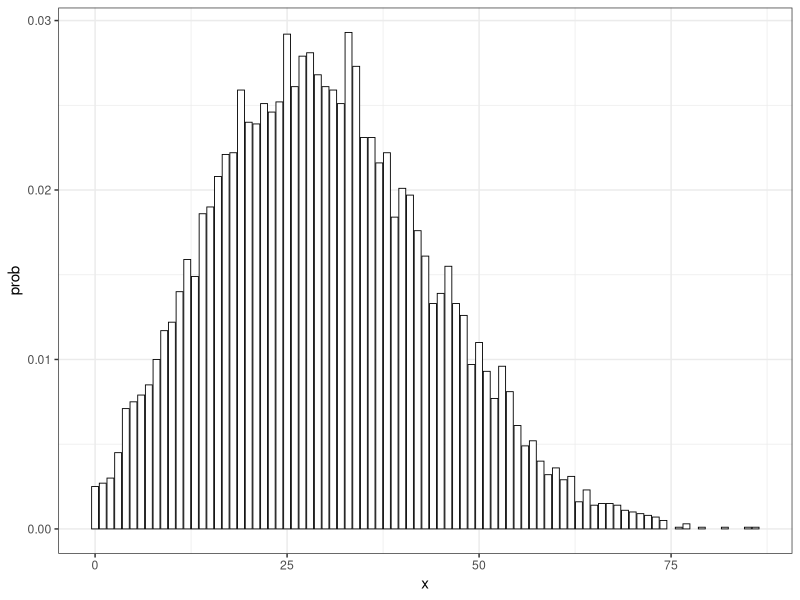
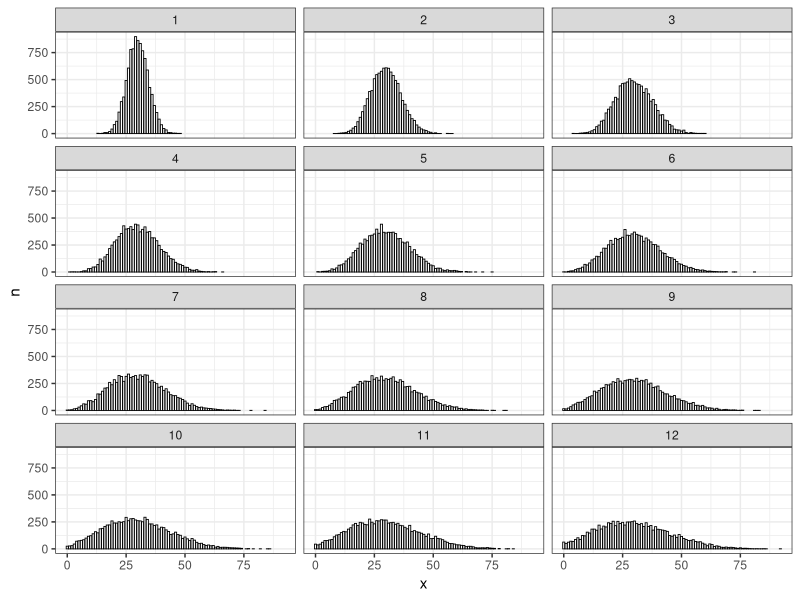
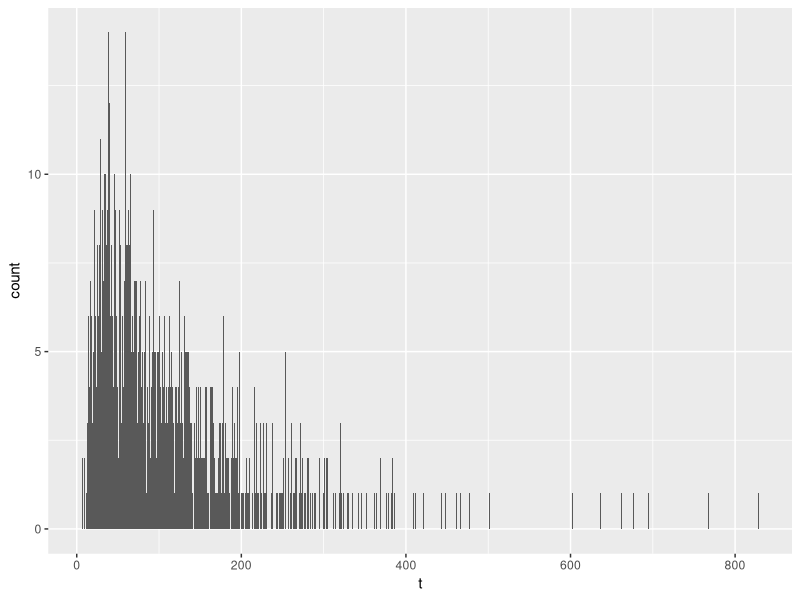

Here is the R script that generated these plots, in order:
## ---- chunk 1
library(tidyverse)
## ---- chunk 2
#' simulate R reps of a Wright-Fisher model of size N haploids for T generations from an initial allele count of X0
#'
#' Default values for the simulatiions are given as shown.
#'
#' @param R number of replicate simulations to do
#' @param N number of haploids, each generation, in the population
#' @param T number of generations of sampling to simulate
#' @param X0 the initial number of A alleles.  Must be <= N
WF <- function(
  R = 1000,
  N = 100,
  T = 20,
  X0 = 30
) {
  stopifnot(X0 <= N)
  
  lapply(1:R, function(r) { # cycling over the different replicates
    # initialize a vector to store the results
    x <- rep(NA, T)
    
    # get X1
    x[1] <- rbinom(n = 1, size = N, prob = X0 / N)
    
    # cycle over the remaining generations (for loop is slow but makes
    # it easier to read what is going on)
    for (t in 2:T) {
      x[t] <- rbinom(n = 1, size = N, prob = x[t - 1] / N)
    }
    
    # return a tibble of results
    tibble(
      rep = r,
      t = 1:T,
      x = x
    )
  }) %>%
    bind_rows()   # at the end, bind them all into a single tibble
}
## ---- chunk 3
set.seed(5)
ex1 <- WF(
  R = 1e4,
  N = 100,
  T = 12,
  X0 = 30
  )

# then count up the different x_10 values
counts10 <- ex1 %>%
  filter(t == 10) %>%
  count(x) %>%
  mutate(prob = n / sum(n))

# and, plot it
g <- ggplot(counts10, aes(x = x, y = prob)) + 
  geom_col(fill = "white", colour = "black", size = 0.3) +
  theme_bw()

g
## ---- chunk 4
counts_all <- ex1 %>%
  count(t, x)

# and, plot it
ggplot(counts_all, aes(x = x, y = n)) + 
  geom_col(fill = "white", colour = "black", size = 0.3) +
  theme_bw() +
  facet_wrap(~ t, ncol = 3)
## ---- chunk 5
S <- WF(
  R = 1e4,
  N = 100,
  T = 20,
  X0 = 30
  )
S %>%
  group_by(t) %>%
  summarise(meanX_t = mean(x))
## ---- chunk 6
S %>%
  group_by(t) %>%
  summarise(meanH_t = mean( (x * (100 - x)) / (100 * 99)))
## ---- chunk 7
S2 <- WF(
  R = 1000,
  N = 100,
  T = 1000,
  X0 = 30
)

fix_times <- S2 %>%
  arrange(rep, t) %>% # just to ensure things are sorted correctly
  group_by(rep) %>%
  filter(x == 0 | x == 100) %>% # only keep the time steps after the allele is fixed
  slice(1) # take the first of those times in which the allele is fixed

ggplot(fix_times, aes(x = t)) +
  geom_histogram(binwidth = 1)
